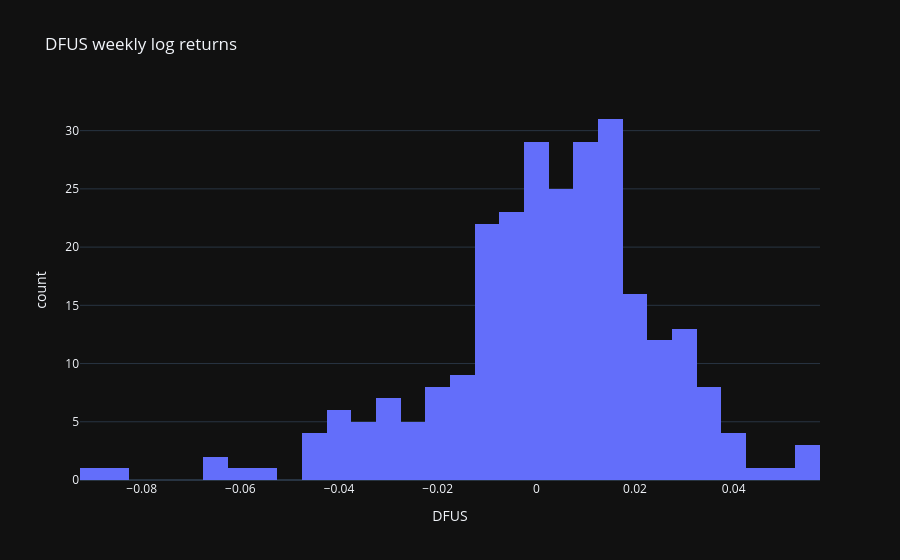
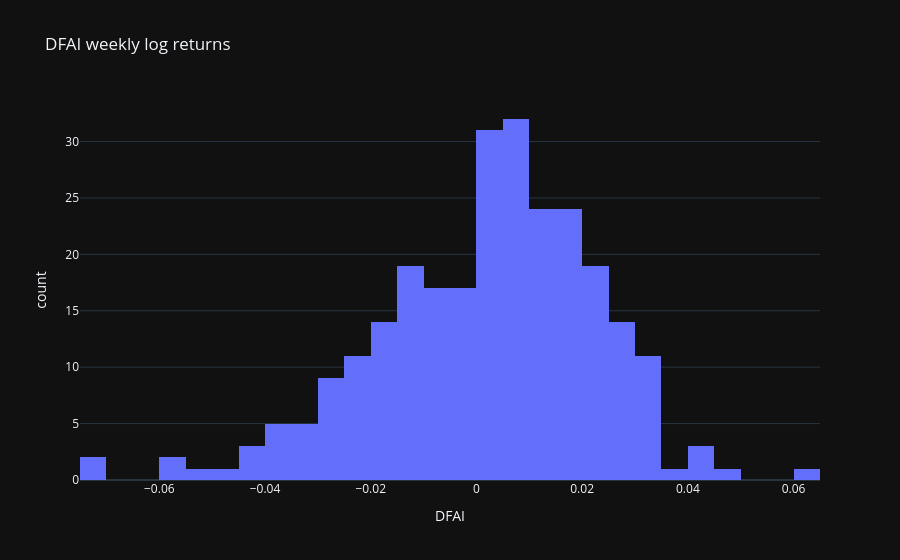
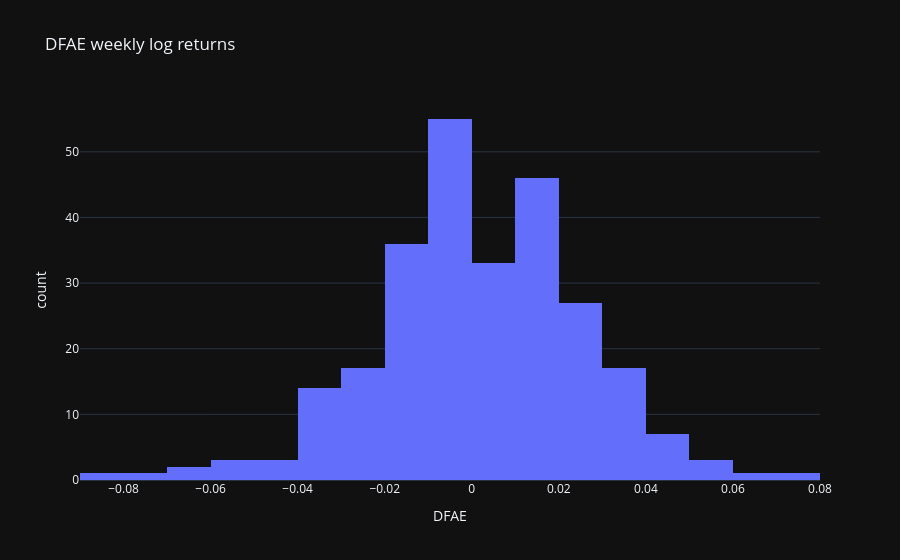

The cell these charts' notebook holds for them, in order:
### Markdown cell above
## Estimation
one-week distribution (Meucci Ch. 4)

Estimation step: the invariant distribution is summarized by the sample mean vector $\hat\mu$ and the sample covariance matrix $\hat\Sigma$ (with Bessel's correction, `ddof=1`).

Working assumption for everything downstream: $X \sim N(\hat\mu, \hat\Sigma)$, i.i.d. across weeks. With ≈266 weekly observations and only 3 assets, plain sample moments are an acceptable starting point. The histogram is a visual sanity check — the fat tails it reveals are deliberately ignored for now (the scenario framework of step 4 can later accommodate any invariant distribution).

Worth noting: **all statistical error of the entire pipeline lives in $\hat\mu$ and $\hat\Sigma$**. Every quantity computed below is deterministic arithmetic on these two estimates.

### Code cell
fig = px.histogram(assets_returns, x='DFUS', title='DFUS weekly log returns')
fig.show()

fig = px.histogram(assets_returns, x='DFAI', title='DFAI weekly log returns')
fig.show()

fig = px.histogram(assets_returns, x='DFAE', title='DFAE weekly log returns')
fig.show()

data = assets_returns.to_numpy()
# 1. Calculate the sample mean vector (for each column)
inv_mean_vector = np.mean(data, axis=0).reshape((3, 1))

# 2. Calculate the sample variance-covariance matrix (ddof=1 for sample/Bessel's correction)
inv_cov_matrix = np.cov(data, rowvar=False, ddof=1)

print("Sample Mean Vector:")
print(inv_mean_vector)

print("\nSample Variance-Covariance Matrix:")
print(inv_cov_matrix)

### Figure 1 — Plotly figure (JSON) as saved in the notebook; plotly's stock layout.template omitted (floating-point values rounded to 4 significant figures; data arrays with more than 128 entries replaced by an {"elided": "..."} marker saying what was removed)
{"data": [{"alignmentgroup": "True", "bingroup": "x", "hovertemplate": "DFUS=%{x}<br>count=%{y}<extra></extra>", "legendgroup": "", "marker": {"color": "#636efa", "pattern": {"shape": ""}}, "name": "", "offsetgroup": "", "orientation": "v", "showlegend": false, "x": {"elided": "267 float values"}, "xaxis": "x", "yaxis": "y", "type": "histogram"}], "layout": {"xaxis": {"anchor": "y", "domain": [0.0, 1.0], "title": {"text": "DFUS"}}, "yaxis": {"anchor": "x", "domain": [0.0, 1.0], "title": {"text": "count"}}, "legend": {"tracegroupgap": 0}, "title": {"text": "DFUS weekly log returns"}, "barmode": "relative"}}

### Figure 2 — Plotly figure (JSON) as saved in the notebook; plotly's stock layout.template omitted (floating-point values rounded to 4 significant figures; data arrays with more than 128 entries replaced by an {"elided": "..."} marker saying what was removed)
{"data": [{"alignmentgroup": "True", "bingroup": "x", "hovertemplate": "DFAI=%{x}<br>count=%{y}<extra></extra>", "legendgroup": "", "marker": {"color": "#636efa", "pattern": {"shape": ""}}, "name": "", "offsetgroup": "", "orientation": "v", "showlegend": false, "x": {"elided": "267 float values"}, "xaxis": "x", "yaxis": "y", "type": "histogram"}], "layout": {"xaxis": {"anchor": "y", "domain": [0.0, 1.0], "title": {"text": "DFAI"}}, "yaxis": {"anchor": "x", "domain": [0.0, 1.0], "title": {"text": "count"}}, "legend": {"tracegroupgap": 0}, "title": {"text": "DFAI weekly log returns"}, "barmode": "relative"}}

### Figure 3 — Plotly figure (JSON) as saved in the notebook; plotly's stock layout.template omitted (floating-point values rounded to 4 significant figures; data arrays with more than 128 entries replaced by an {"elided": "..."} marker saying what was removed)
{"data": [{"alignmentgroup": "True", "bingroup": "x", "hovertemplate": "DFAE=%{x}<br>count=%{y}<extra></extra>", "legendgroup": "", "marker": {"color": "#636efa", "pattern": {"shape": ""}}, "name": "", "offsetgroup": "", "orientation": "v", "showlegend": false, "x": {"elided": "267 float values"}, "xaxis": "x", "yaxis": "y", "type": "histogram"}], "layout": {"xaxis": {"anchor": "y", "domain": [0.0, 1.0], "title": {"text": "DFAE"}}, "yaxis": {"anchor": "x", "domain": [0.0, 1.0], "title": {"text": "count"}}, "legend": {"tracegroupgap": 0}, "title": {"text": "DFAE weekly log returns"}, "barmode": "relative"}}
